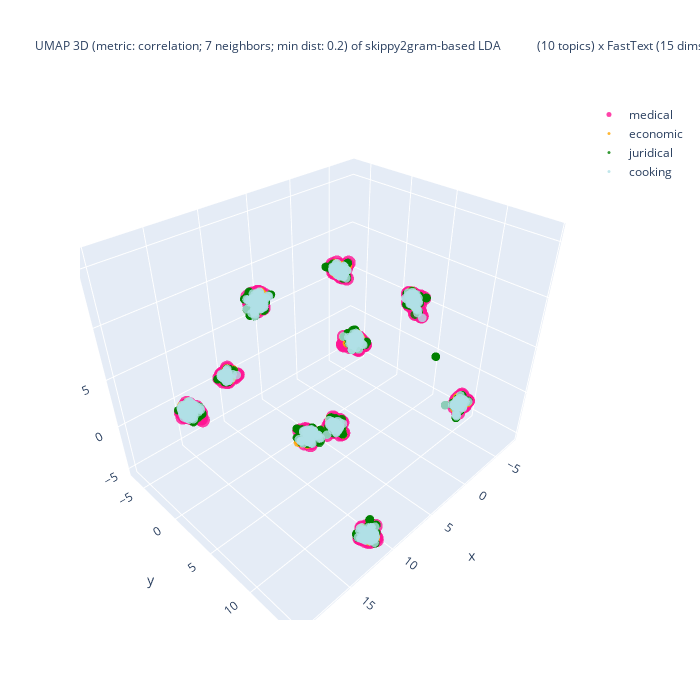

Notebook source saved alongside this figure:
### Code cell
%%capture --no-display

## Plotlyを使って tSNE の結果の可視化 (3D)
import plotly.graph_objects as go
import numpy as np
#
domain_ids = set(plot_df['domain_id'])
reverse_domain_list = False
if reverse_domain_list:
    domain_ids = sorted(domain_list, reverse = True)
## layered/traced drawing
fig = go.Figure()
for domain_id in domain_ids:
    # set marker size of the target domain
    if domain_id == [ k for k, v in domain_mapping.items() if v == target_domain ][0]:
        size_val = 5
    else:
        size_val = 3
    part = plot_df[ plot_df['domain_id'] == domain_id ]
    color = colormap[domain_id]
    print(f"color: {color}")
    fig.add_trace(
        go.Scatter3d(
            x = part['D1'], y = part['D2'], z = part['D3'],
            name = domain_mapping[domain_id],
            mode = 'markers',
            marker = dict(size = size_val, opacity = 0.8),
            #marker_colorscale = list(colormap.values()),
            marker_color = color,
            showlegend = True
        )
    )

## 3D 散布図にラベルを追加する処理は未実装
if use_UMAP:
    embedding_method = f"UMAP 3D (metric: {umap_metric}; {umap_n_neighbors} neighbors; min dist: {umap_min_dist})"
else:
    embedding_method = f"t-SNE 3D (ppl: {doc_perplexity_val})"
if use_FastText:
    if use_LDA:
        title_val = f"{embedding_method} of {term_type}-based LDA ({n_topics} topics) x FastText ({ft_n_dims} dims; term: {ft_term_type}; window: {ft_window_size})"
    else:
        title_val = f"{embedding_method} of FastText ({ft_n_dims} dims; term: {ft_term_type}; window: {ft_window_size})"
else:
    title_val = f"{embedding_method} of\n{term_type}-based LDA ({n_topics} topics)"
#
fig.update_layout(title = dict(text = title_val, font_size = 12), autosize = False, width = 700, height = 700)
fig.show()

### Figure 1 — Plotly figure (JSON) as saved in the notebook; plotly's stock layout.template omitted (floating-point values rounded to 4 significant figures; data arrays with more than 128 entries replaced by an {"elided": "..."} marker saying what was removed)
{"data": [{"marker": {"color": "deeppink", "opacity": 0.8, "size": 5}, "mode": "markers", "name": "medical", "showlegend": true, "type": "scatter3d", "x": {"elided": "500 float values"}, "y": {"elided": "500 float values"}, "z": {"elided": "500 float values"}}, {"marker": {"color": "orange", "opacity": 0.8, "size": 3}, "mode": "markers", "name": "economic", "showlegend": true, "type": "scatter3d", "x": {"elided": "400 float values"}, "y": {"elided": "400 float values"}, "z": {"elided": "400 float values"}}, {"marker": {"color": "green", "opacity": 0.8, "size": 3}, "mode": "markers", "name": "juridical", "showlegend": true, "type": "scatter3d", "x": {"elided": "500 float values"}, "y": {"elided": "500 float values"}, "z": {"elided": "500 float values"}}, {"marker": {"color": "powderblue", "opacity": 0.8, "size": 3}, "mode": "markers", "name": "cooking", "showlegend": true, "type": "scatter3d", "x": {"elided": "500 float values"}, "y": {"elided": "500 float values"}, "z": {"elided": "500 float values"}}], "layout": {"autosize": false, "height": 700, "title": {"font": {"size": 12}, "text": "UMAP 3D (metric: correlation; 7 neighbors; min dist: 0.2) of skippy2gram-based LDA            (10 topics) x FastText (15 dims; term: 1gram; window: 5)"}, "width": 700}}
